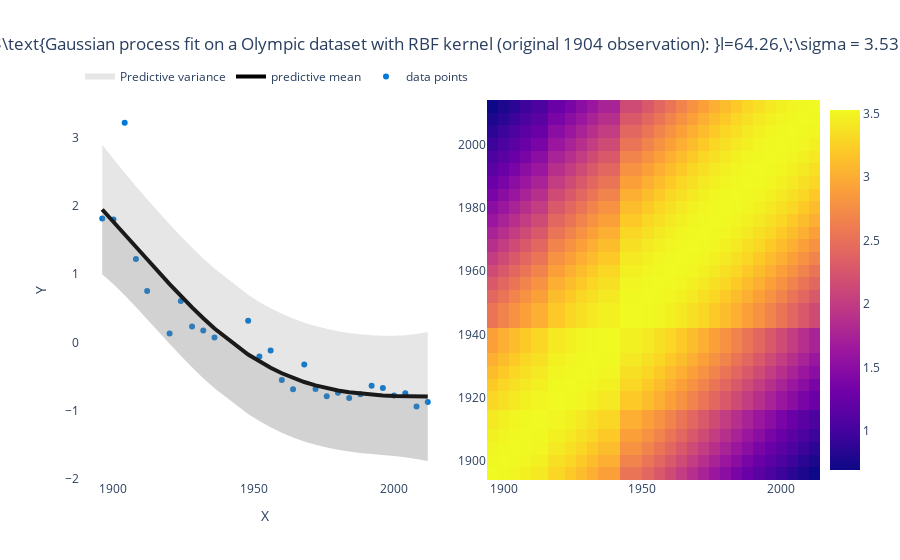

Source (notebook cell):
### Code cell
np.random.seed(0)
model = GPy.models.GPRegression(X3, y3, GPy.kern.RBF(1))
model.optimize_restarts(5, verbose=0)

y3_, y3_var = model.predict(X3_)
y3_std2 = np.sqrt(y3_var)*2

fig = get_fig(1,2)
fig.update_layout(xaxis={'domain': [0, 0.5]},
        xaxis2={'domain': [0.55, 1]})
fig.add_trace(go.Scatter(x=X3.ravel(), y=y3.ravel(),
                    mode='markers',opacity=1,
                    name='data points',line=dict(width=4, color='#0078D7'), 
                    hovertemplate='(%{x:.2f},%{y:.2f})'), row=1, col=1)
fig.add_trace(go.Scatter(x=X3_.ravel(), y=y3_.ravel(),
                    mode='lines',opacity=1,
                    name='predictive mean',line=dict(width=4, color='black'), 
                    hovertemplate='(%{x:.2f},%{y:.2f})'), row=1, col=1)
fig.add_trace(go.Scatter(x=X3_.ravel(), y=y3_.ravel()-y3_std2.ravel(), fill='tonexty',
                         fillcolor='rgba(128,128,128,0.2)',showlegend=False,name='Predictive variance',
                         hovertemplate='(%{x:.2f},%{y:.2f})',
                    mode='none' # override default markers+lines
                    ), row=1, col=1)
fig.add_trace(go.Scatter(x=X3_.ravel(), y=y3_.ravel()+y3_std2.ravel(), fill='tonexty',
                         fillcolor='rgba(128,128,128,0.2)',
                         hovertemplate='(%{x:.2f},%{y:.2f})',
                    mode= 'none', name='Predictive variance'), row=1, col=1)

fig.add_trace(go.Heatmap(x=X3.ravel().round(2), 
                         y=X3.ravel().round(2), 
                         z=model.kern.K(X3),
                         colorbar=dict(x=1)), row=1, col=2)

fig.update_layout(
    title_text='$'+'\\text{Gaussian process fit on a Olympic dataset with RBF kernel (original 1904 observation): }l='+str(model.kern.lengthscale[0].round(2))\
    +',\;\sigma = '+str(model.kern.variance[0].round(2))+'$', 
                title_x=0.5,
                xaxis_title="X",
                yaxis_title="Y",
                legend=dict(
    orientation="h", x=0, y=1.1)
                )

fig.show()

### Figure 1 — Plotly figure (JSON) as saved in the notebook; plotly's stock layout.template omitted (floating-point values rounded to 4 significant figures; data arrays with more than 128 entries replaced by an {"elided": "..."} marker saying what was removed)
{"data": [{"hovertemplate": "(%{x:.2f},%{y:.2f})", "line": {"color": "#0078D7", "width": 4}, "mode": "markers", "name": "data points", "opacity": 1, "type": "scatter", "x": [1896, 1900, 1904, 1908, 1912, 1920, 1924, 1928, 1932, 1936, 1948, 1952, 1956, 1960, 1964, 1968, 1972, 1976, 1980, 1984, 1988, 1992, 1996, 2000, 2004, 2008, 2012], "xaxis": "x", "y": [1.813, 1.802, 3.218, 1.222, 0.7518, 0.1276, 0.6045, 0.2311, 0.1713, 0.07022, 0.3157, -0.2075, -0.1212, -0.5524, -0.689, -0.3236, -0.6833, -0.7896, -0.7394, -0.8148, -0.7623, -0.636, -0.6707, -0.7778, -0.7453, -0.9396, -0.8738], "yaxis": "y"}, {"hovertemplate": "(%{x:.2f},%{y:.2f})", "line": {"color": "black", "width": 4}, "mode": "lines", "name": "predictive mean", "opacity": 1, "type": "scatter", "x": [1896, 1900, 1904, 1908, 1912, 1920, 1924, 1928, 1932, 1936, 1948, 1952, 1956, 1960, 1964, 1968, 1972, 1976, 1980, 1984, 1988, 1992, 1996, 2000, 2004, 2008, 2012], "xaxis": "x", "y": [1.946, 1.769, 1.587, 1.403, 1.217, 0.8535, 0.6788, 0.5112, 0.3522, 0.203, -0.1782, -0.2818, -0.3736, -0.4539, -0.5232, -0.5822, -0.6316, -0.6724, -0.7054, -0.7316, -0.7519, -0.7672, -0.7783, -0.786, -0.7908, -0.7934, -0.7942], "yaxis": "y"}, {"fill": "tonexty", "fillcolor": "rgba(128,128,128,0.2)", "hovertemplate": "(%{x:.2f},%{y:.2f})", "mode": "none", "name": "Predictive variance", "showlegend": false, "type": "scatter", "x": [1896, 1900, 1904, 1908, 1912, 1920, 1924, 1928, 1932, 1936, 1948, 1952, 1956, 1960, 1964, 1968, 1972, 1976, 1980, 1984, 1988, 1992, 1996, 2000, 2004, 2008, 2012], "xaxis": "x", "y": [0.9976, 0.8509, 0.6892, 0.5167, 0.338, -0.02268, -0.1978, -0.366, -0.5253, -0.6743, -1.052, -1.155, -1.245, -1.325, -1.394, -1.452, -1.502, -1.542, -1.575, -1.601, -1.621, -1.638, -1.653, -1.668, -1.686, -1.709, -1.74], "yaxis": "y"}, {"fill": "tonexty", "fillcolor": "rgba(128,128,128,0.2)", "hovertemplate": "(%{x:.2f},%{y:.2f})", "mode": "none", "name": "Predictive variance", "type": "scatter", "x": [1896, 1900, 1904, 1908, 1912, 1920, 1924, 1928, 1932, 1936, 1948, 1952, 1956, 1960, 1964, 1968, 1972, 1976, 1980, 1984, 1988, 1992, 1996, 2000, 2004, 2008, 2012], "xaxis": "x", "y": [2.894, 2.688, 2.486, 2.289, 2.097, 1.73, 1.555, 1.388, 1.23, 1.08, 0.6959, 0.5911, 0.4983, 0.4172, 0.3474, 0.288, 0.2383, 0.1972, 0.1638, 0.1374, 0.1173, 0.1034, 0.09604, 0.09582, 0.1039, 0.1218, 0.151], "yaxis": "y"}, {"colorbar": {"x": 1}, "type": "heatmap", "x": [1896, 1900, 1904, 1908, 1912, 1920, 1924, 1928, 1932, 1936, 1948, 1952, 1956, 1960, 1964, 1968, 1972, 1976, 1980, 1984, 1988, 1992, 1996, 2000, 2004, 2008, 2012], "xaxis": "x2", "y": [1896, 1900, 1904, 1908, 1912, 1920, 1924, 1928, 1932, 1936, 1948, 1952, 1956, 1960, 1964, 1968, 1972, 1976, 1980, 1984, 1988, 1992, 1996, 2000, 2004, 2008, 2012], "yaxis": "y2", "z": {"elided": "27x27 float values"}}], "layout": {"legend": {"orientation": "h", "x": 0, "y": 1.1}, "paper_bgcolor": "rgb(255,255,255)", "plot_bgcolor": "rgb(255,255,255)", "title": {"text": "$\\text{Gaussian process fit on a Olympic dataset with RBF kernel (original 1904 observation): }l=64.26,\\;\\sigma = 3.53$", "x": 0.5}, "xaxis": {"anchor": "y", "domain": [0, 0.5], "title": {"text": "X"}}, "xaxis2": {"anchor": "y2", "domain": [0.55, 1]}, "yaxis": {"anchor": "x", "domain": [0, 1], "title": {"text": "Y"}}, "yaxis2": {"anchor": "x2", "domain": [0, 1]}}}
